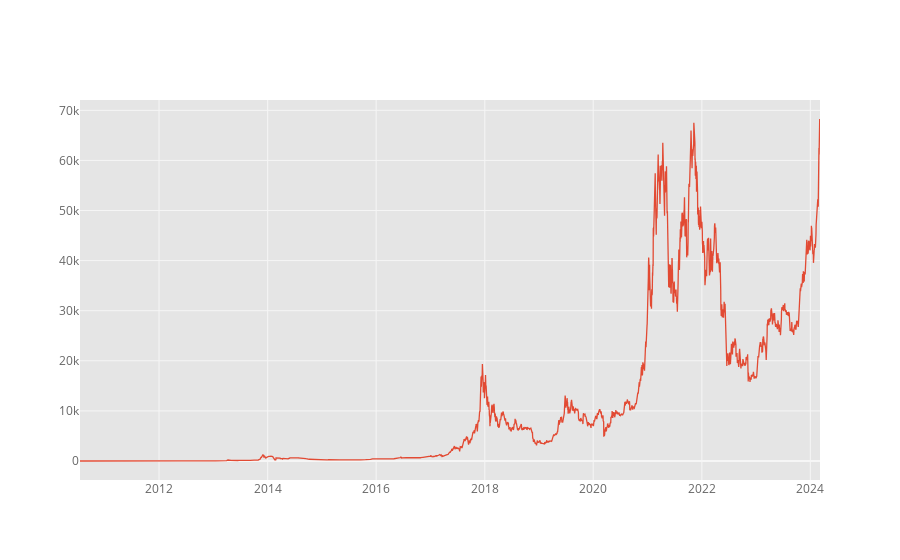

This figure's notebook cell:
### Code cell
dfBTCDaily["Price"].iplot(kind="line")

### Figure 1 — Plotly figure (JSON) as saved in the notebook; plotly's stock layout.template omitted (floating-point values rounded to 4 significant figures; data arrays with more than 128 entries replaced by an {"elided": "..."} marker saying what was removed)
{"data": [{"line": {"color": "rgba(226, 74, 51, 1.0)", "dash": "solid", "shape": "linear", "width": 1.3}, "mode": "lines", "name": "Price", "text": "", "type": "scatter", "x": {"elided": "4981 str values"}, "y": {"elided": "4981 float values"}}], "layout": {"legend": {"bgcolor": "#FFFFFF", "font": {"color": "#666666"}}, "paper_bgcolor": "#FFFFFF", "plot_bgcolor": "#E5E5E5", "title": {"font": {"color": "#151516"}}, "xaxis": {"gridcolor": "#F6F6F6", "showgrid": true, "tickfont": {"color": "#666666"}, "title": {"font": {"color": "#666666"}, "text": ""}, "zerolinecolor": "#F6F6F6"}, "yaxis": {"gridcolor": "#F6F6F6", "showgrid": true, "tickfont": {"color": "#666666"}, "title": {"font": {"color": "#666666"}, "text": ""}, "zerolinecolor": "#F6F6F6"}}}
